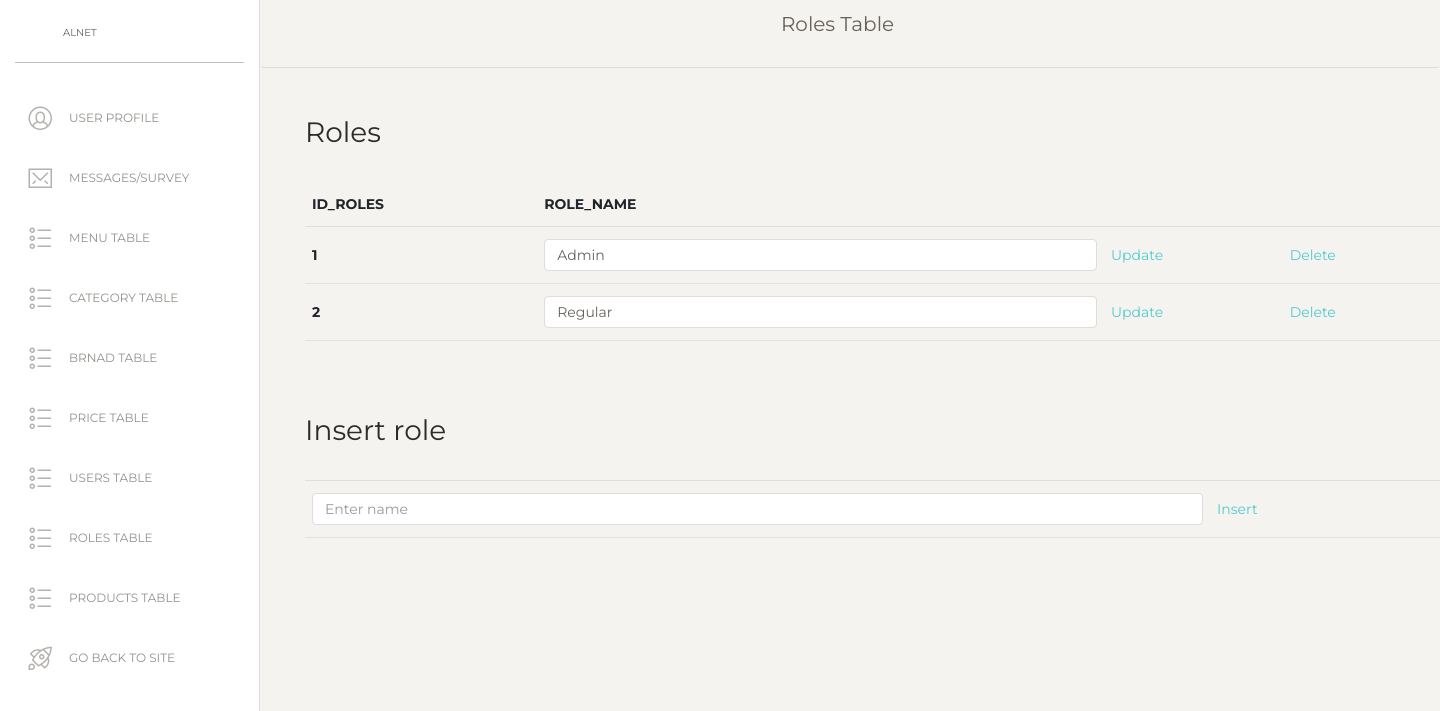
The page /rolesTable.php (signed in) on the database its author committed.
### tables this page shows
CREATE TABLE `roles` (
  `id_role` int(50) NOT NULL,
  `role_name` varchar(50) NOT NULL
);

### rolesTable.php (the view, shortened to what this page needs)
<?php
  $user = $_SESSION['user'];
    if(!isset($_SESSION['user'])){
    header("location: models/404.php?notFound");
  }
    else if($user->id_role!=1){
    header("location: models/404.php?notFound");
  }
  else{
  include "includes/headAdmin.php";
  include "includes/headerAdmin.php";
  include "config/connection.php";
function getAllFromTabel($nameTabel){
    global $conn;
    try{
        $query="SELECT * FROM $nameTabel";
        $result=$conn->query($query)->fetchAll();
        return $result;
    }
    catch(PDOException $e){
        $message="Server error";
    }
}
  $roles=getAllFromTabel("roles");
?>
  <div class="main-panel" style="height: 100vh;">
      <nav class="navbar navbar-expand-lg navbar-absolute fixed-top navbar-transparent">
        <div class="container-fluid">
          <div class="navbar-wrapper">
            <a class="navbar-brand" href="adminPanel.php">Roles Table</a>
          </div>
        </div>
      </nav>
    <div class="content">
        <div class="container">
            <div class="row">
      <div class="col-md-12">
        <h3>Roles</h3>
        <div id="roles">
            <table class="table">
              <thead>
                <tr>
                  <th scope="col">id_roles</th>
                  <th scope="col">role_name</th>
                </tr>
              </thead>
              <tbody>
              <?php
                foreach($roles as $r):
              ?>
                <tr>
                  <th scope="row"><?=$r->id_role?></th>
                  <td><input type="text" id="nameRole<?=$r->id_role?>" class="form-control" value="<?=$r->role_name?>"></td>
                  <td><a href="#" data-id="<?=$r->id_role?>" class="updateRole">Update</a></td>
                  <td><a href="#" data-id="<?=$r->id_role?>" class="deleteRole">Delete</a></td>
                </tr>
              <?php
                endforeach;
              ?>
            </tbody>
            </table>
          </div>
          </div>
		    </div>
      <div class="row">
      <div class="col-md-12 mt-5">
      <table class="table">
            <h3>Insert role</h3>
              <tbody>
                <tr>
                  <td><input type="text" id="nameRole" class="form-control" placeholder="Enter name"></td>
                  <td><a href="#" id="insertRole">Insert</a></td>
                </tr>
              </tbody>
      </table>
		  </div>
      </div>
		</div>
    </div>
<?php
  }
  include "includes/footerAdmin.php";
?>

### rows shown on the page
roles: id_role "1", role_name "Admin"
roles: id_role "2", role_name "Regular"
